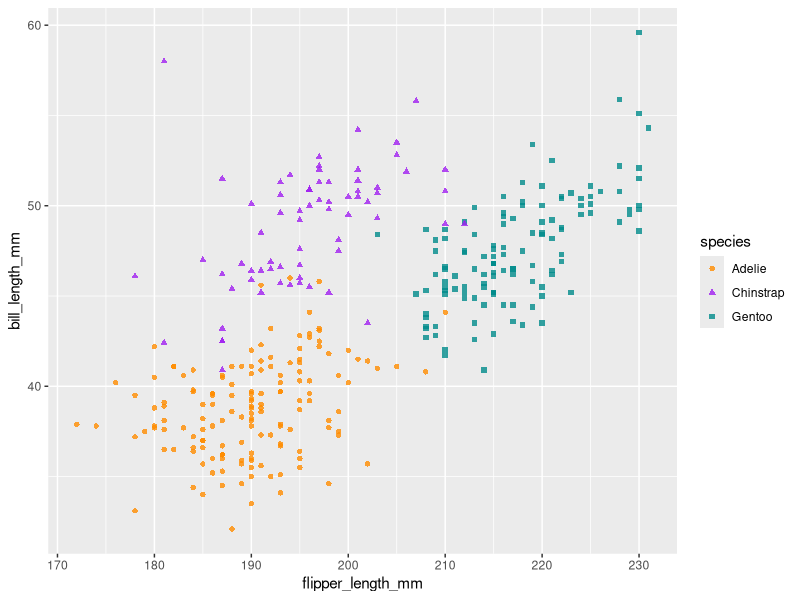

Recreate this plot in R.
## ---- chunk 1
#| echo: fenced
#| include: false
knitr::opts_chunk$set(echo = FALSE)
## ---- chunk 2
#| results: hide
#| echo: fenced
1 + 1
## ---- chunk 3
    #| fig-alt: "Scatterplot of flipper length by bill length of 3 penguin species, where we show penguins with bigger flippers have bigger bills."
    #| echo: fenced
    #| warning: false
    library(palmerpenguins)
    library(ggplot2)
    ggplot(data = penguins, aes(x = flipper_length_mm,
                                y = bill_length_mm,
                                color = species)) +
      geom_point(aes(shape = species), alpha = 0.8) +
      scale_color_manual(values = c("darkorange","purple","cyan4")) 
